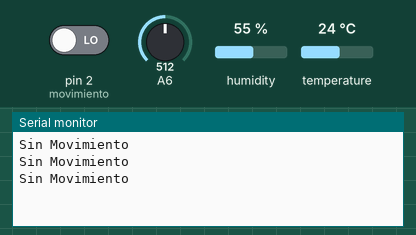
This sketch was run on a simulated Arduino Uno, built with avr-gcc and run on an emulated ATmega328P. On the bench: the last lines printed to the serial monitor. The inputs (shaded band) are chosen by the test bench; at power-on: pin 2 (movimiento) LOW, humidity 55 %, A6 = 512, temperature 24 °C.

Above: at 2.8 s.
2.9 s: pin 2 (movimiento) driven HIGH
At 3.8 s:
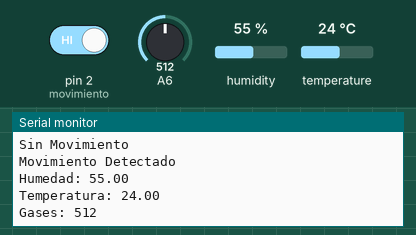
4.5 s: humidity set to 22 %
At 5.8 s:
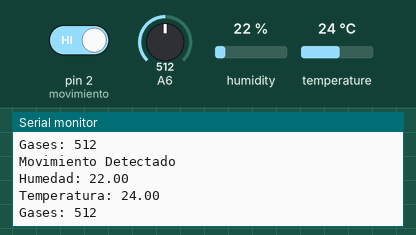
6.0 s: A6 set to 716
At 6.9 s:
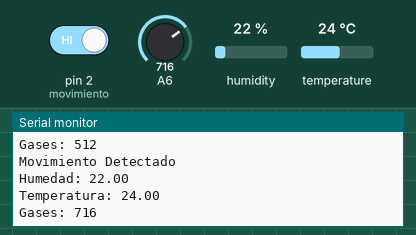
9.0 s: pin 2 (movimiento) driven LOW
At 9.9 s:
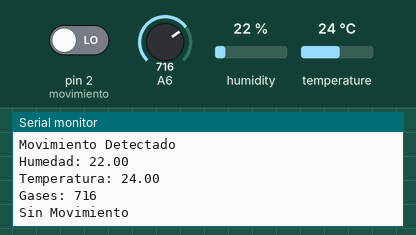

The sketch:

_3Sensores.ino
```cpp
#include "DHT.h"
#define DHTPIN 4
#define DHTTYPE DHT11

DHT dht(DHTPIN,DHTTYPE);

void setup()
{
  Serial.begin(9600);
  pinMode(2,INPUT);//movimiento
  pinMode(4,INPUT);//temp y hum
  pinMode(A1,INPUT);//humo

  dht.begin();
}

void loop()
{
  if(digitalRead(2) == HIGH)
  {
    Serial.println("Movimiento Detectado");
    Serial.print("Humedad: ");
    Serial.println(dht.readHumidity());
    Serial.print("Temperatura: ");
    Serial.println(dht.readTemperature());
    Serial.print("Gases: ");
    Serial.println(analogRead(6));
  }
  else
  {
    Serial.println("Sin Movimiento");
  }


  delay(1000);
}
```

Measured:
- after the input at 2.9 s, the serial monitor: prints a new line after 0.10 s (image 1)
- after the input at 4.5 s, the serial monitor: prints a new line after 0.55 s (image 2)
- after the input at 6.0 s, the serial monitor: prints a new line after 0.12 s (image 3)
- after the input at 9.0 s, the serial monitor: prints a new line after 0.09 s (image 4)
